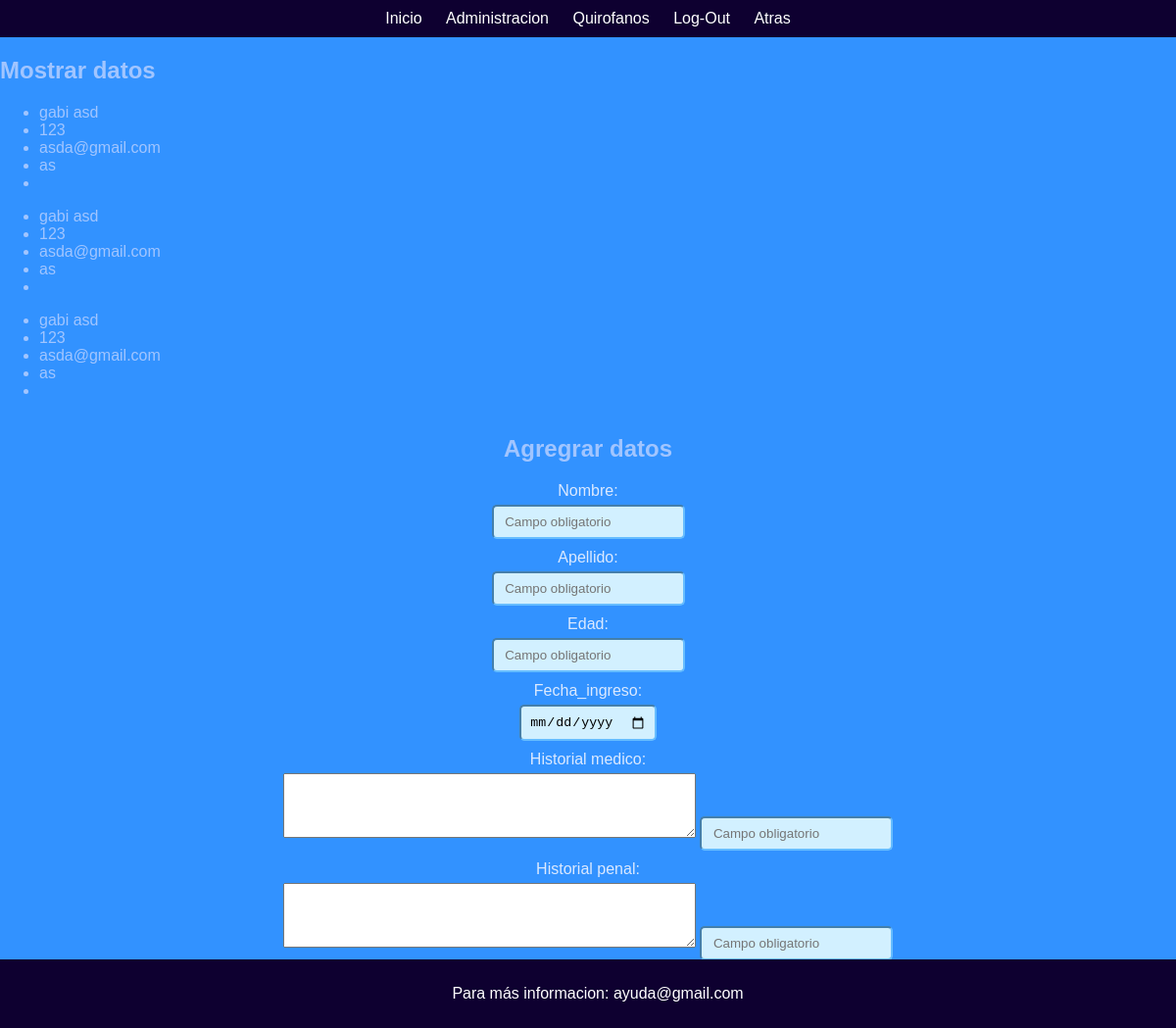
Screenshot of /Punk/adm_areas.php with the database file from the repository.
### tables this page shows
CREATE TABLE `enfermeros` (
  `id_enfermero` int(11) NOT NULL,
  `nombre` text NOT NULL,
  `apellido` text NOT NULL,
  `telefono` int(200) NOT NULL,
  `correo` varchar(200) NOT NULL,
  `area` text NOT NULL
);

### Punk/adm_areas.php (the view, shortened to what this page needs)
<!DOCTYPE html>
<html lang="en">
<head>
    <link rel="stylesheet" href="./css/Punk.css">
</head>
<body id="inicio">
    <div class="top-bar">
        <a href="#inicio">Inicio</a>
        <a href="adm.php">Administracion</a>
        <a href="hospital.php">Quirofanos</a>
        <a href="index.php">Log-Out</a>
        <a href="hospital.php">Atras</a>
    </div>
    <div>
    <h2>Mostrar datos</h2>
    <?php
            include ("conexion.php");
            $consulta = mysqli_query($conexion,"SELECT  * FROM enfermeros");
            while ($lista_consulta= mysqli_fetch_assoc($consulta) ){
    ?>
            <d  iv class="mostrar">
                <ul>
                    <li> <?php echo $lista_consulta["nombre"] . " " . $lista_consulta["apellido"]; ?></li>
                    <li><?php echo $lista_consulta["telefono"];?></li>
                    <li><?php echo $lista_consulta["correo"];?></li>
                    <li><?php echo $lista_consulta["area"];?></li>
                    <li><?php echo $lista_consulta["disponible"];?></li>
                </ul>
            </div>
    <?php } ?>
<section class="Form">
    <form action="insertar_pacientes.php" method="POST">
    <h2>Agregrar datos</h2>
        <div>
            <label> Nombre: </label>
            <input type="text" name="nombre" placeholder=" Campo obligatorio" required>
        </div>
        <div>
            <label> Apellido: </label>
            <input type="text" name="apellido" placeholder=" Campo obligatorio" required>
        </div>
        <div>
            <label> Edad: </label>
            <input type="int" name="edad" placeholder=" Campo obligatorio" required>
        </div>
        <div>
            <label> Fecha_ingreso: </label>
            <input type="date" name="fecha_ingreso" placeholder=" Campo obligatorio" required>
        </div>
        <div>
            <label for="historial_medico">Historial medico:</label>
            <textarea name="historial_medico" rows="4" cols="50"></textarea>
            <input type="text" name="historial_medico" placeholder=" Campo obligatorio" required>
        </div>
        <div>
            <label for="historial_penal">Historial penal:</label>
            <textarea name="historial_penal" rows="4" cols="50"></textarea>
            <input type="text" name="historial_penal" placeholder=" Campo obligatorio" required>
        </div>
        <div>
            <button type="submit" data-bs-toggle="modal" data-bs-target="#staticBackdrop">Enviar</button>
        </div>
    </form>
    <div class="elemento-abajo">
        <p>Para más informacion: ayuda@gmail.com</p>
    </div>
</body>
</html>

### Punk/css/Punk.css (style rules this page uses)
html { height: 100%; }
body { font-family: Arial, sans-serif; margin: 0; padding: 0; color: rgb(161, 197, 255); background-color: rgb(50, 146, 255); height: inherit; }
form { display: flex; flex-direction: column; align-items: center; margin-top: 15px; margin-bottom: 20px; }
label { display: block; margin-bottom: 5px; text-align: center; color: rgb(219, 233, 255); }
input { padding: 8px; border-radius: 5px; margin-bottom: 10px; background-color: rgb(210, 240, 255); border-color: rgb(102, 189, 255); }
button { font-size: 20px; margin-top: 20px; padding: 8px 30px; background-color: rgb(11, 54, 85); color: rgb(219, 233, 255); border: none; border-radius: 5px; cursor: pointer; }
.top-bar { background-color: #0e0030; color: #fff; padding: 10px 0; text-align: center; }
.top-bar a { color: #fff; text-decoration: none; margin: 0 10px; }
.elemento-abajo { position: fixed; bottom: 0; width: 100%; background-color: #0e0030; color: #fff; padding: 10px; text-align: center; }

### rows the page displays
enfermeros: nombre "gabi", apellido "asd", telefono "123", correo "asda@gmail.com", area "as"
enfermeros: nombre "gabi", apellido "asd", telefono "123", correo "asda@gmail.com", area "as"
enfermeros: nombre "gabi", apellido "asd", telefono "123", correo "asda@gmail.com", area "as"
